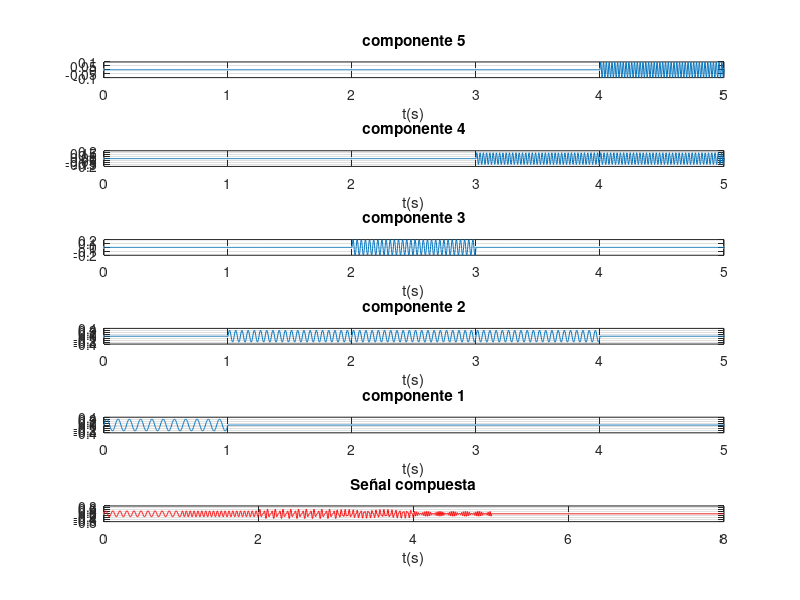

Write the MATLAB code that produced this figure. (Note: this script raises an error after producing the figure.)
%% Transformada Sincronizada de Fourier
%ESCUELA POLITECNICA NACIONAL
%MAIN PRINCIPAL
clc, 
close all, clear all
%1. Recepcion de datos (frecuencia, amplitudes y duraciones) de todas las componentes:
% Los datos siguientes solo deben ser remplazados segun se desee introducir problemas de:
% - Resolucion en frecuencia: tonos muy juntos
% - Deteccion: componentes muy pequeñas relativas a la mayor de 1.
 
% 1.1 Frecuencias de las componentes (ordenadas de menor a mayor):
f1=11; f2=20; f3=30; f4=38; f5=44; 
 
% % 1.2 Amplitudes:
a1 = 0.3; a2 = 0.3; a3 = 0.2; a4 = 0.15; a5 = 0.10; 

% 1.3 Duraciones de las componentes:
t1=[0 1]; t2=[1 4]; t3=[2 3]; t4=[3 5]; t5=[4 5]; 

% 1.4 Generacion de la señal compuesta (suma de todas las componentes):
Fs=10*f5; % Fs respecto de la f8 que es la mas exigente 
Ts=1/Fs;
duracion=8; % es el tiempo maximo que ocupan las componentes
t=0:Ts:duracion;
% Primeramente se generan cada una de las componentes en todo el intervalo (4 segundos):
comp1=a1*sin(2*pi*f1*t);
comp2=a2*sin(2*pi*f2*t);
comp3=a3*sin(2*pi*f3*t);
comp4=a4*sin(2*pi*f4*t);
comp5=a5*sin(2*pi*f5*t);
% Se llena de ceros las componentes en los intervalos donde no existen pero se aprovecha
% las posibilidades de Matlab:
comp1=(t<=1).*(comp1);
comp2=((t>=1)&(t<=4)).*(comp2);
comp3=((t>2) & (t<=3)).*(comp3);
comp4=((t>=3)&(t<=5)).*(comp4);
comp5=((t>=4)&(t<=5)).*(comp5);
% Presentacion de las componentes en forma ascendentes tal como es el
% diagrama TF ideal:
figure (1)
subplot(6,1,1);plot(t,comp5);xlim([0 5]);title('componente 5'); xlabel('t(s)');grid on;
subplot(6,1,2);plot(t,comp4);xlim([0 5]);title('componente 4'); xlabel('t(s)');grid on;
subplot(6,1,3);plot(t,comp3);xlim([0 5]);title('componente 3'); xlabel('t(s)');grid on;
subplot(6,1,4);plot(t,comp2);xlim([0 5]);title('componente 2'); xlabel('t(s)');grid on;
subplot(6,1,5);plot(t,comp1);xlim([0 5]);title('componente 1'); xlabel('t(s)');grid on;
% Una vez generadas las componentes, las sumamos para obtener la seÃ±al compuesta:
yt1 = comp1+comp2+comp3+comp4+comp5;
subplot(6,1,6);plot(t,yt1,'r');title('Señal compuesta'); xlabel('t(s)');grid on;
sgtitle('Componentes individuales y señal compuesta')
xlim([0 5]) 
% Visualizacion del TF ideal en conjunto con la señal compuesta obtenida de
% manera que se vea la existencia de una o varias componentes segun los intervalos  
figure (2)
subplot(2,1,1);
hold on
plot (t1,[f1 f1],'linewidth',2)
plot (t2,[f2 f2],'linewidth',2)
plot (t3,[f3 f3],'linewidth',2)
plot (t4,[f4 f4],'linewidth',2)
plot (t5,[f5 f5],'linewidth',2)
title('DIAGRAMA TIEMPO-FRECUENCIA IDEAL')
grid minor
xlabel('t(sec)')
ylabel('F(Hz)')
axis([0 5 0 50])
legend('a1 = 0.3','a2 = 0.3','a3 = 0.2','a4 = 0.15','a5 = 0.10')
subplot(2,1,2);
plot(t,yt1);
title('Señal compuesta');
xlabel('t(sec)');
ylabel('F(Hz)');
grid minor
axis([0 5 -0.5 0.5]) % mismos limites horizontales que el TF ideal para ver correspondencias
xn=yt1;

%% ANALISIS EN T-F CON FSST
 
%4.1 MEJOR RESOLUCION EN TIEMPO
window_T=rectwin(fix(length(xn)/20));
[d_T, f_T, t_T] = fsst(xn,Fs,window_T);
 
%4.2 MEJOR RESOLUCION EN FRECUENCIA
window_F=blackmanharris(fix(length(xn)/5));
[d_F, f_F, t_F] = fsst(xn,Fs,window_F);


%% TIEMPO
figure
subplot(2,1,1);
hold on
plot (t1,[f1 f1],'linewidth',2)
plot (t2,[f2 f2],'linewidth',2)
plot (t3,[f3 f3],'linewidth',2)
plot (t4,[f4 f4],'linewidth',2)
plot (t5,[f5 f5],'linewidth',2)
title('DIAGRAMA TIEMPO-FRECUENCIA IDEAL')
xlabel('t(sec)')
ylabel('F(Hz)')
axis([0 5 0 50])
grid minor
legend(['a1 = ' num2str(a1)],['a2 = ' num2str(a2)],['a3 = ' num2str(a3)],...
    ['a4 = ' num2str(a4)],['a5 = ' num2str(a5)])

% FSST RESOLUCION EN TIEMPO
subplot(2,1,2);
contour(t_T,f_T,abs(d_T));
title('FSST CON RESOLUCION EN TIEMPO')
xlabel('t(sec)')
ylabel('F(Hz)')
axis([0 5 0 50])
grid minor
 
%% Frecuencia
figure
subplot(2,1,1);
hold on
plot (t1,[f1 f1],'linewidth',2)
plot (t2,[f2 f2],'linewidth',2)
plot (t3,[f3 f3],'linewidth',2)
plot (t4,[f4 f4],'linewidth',2)
plot (t5,[f5 f5],'linewidth',2)
title('DIAGRAMA TIEMPO-FRECUENCIA IDEAL')
xlabel('t(sec)')
ylabel('F(Hz)')
axis([0 5 0 60])
grid minor
legend(['a1 = ' num2str(a1)],['a2 = ' num2str(a2)],['a3 = ' num2str(a3)],...
    ['a4 = ' num2str(a4)],['a5 = ' num2str(a5)])

%colorbar
%FSST RESOLUCION EN FRECUENCIA
subplot(2,1,2);
contour(t_F,f_F,abs(d_F));



title('FSST CON RESOLUCION EN FRECUENCIA')
xlabel('t(sec)')
ylabel('F(Hz)')
axis([0 5 0 50])
grid minor